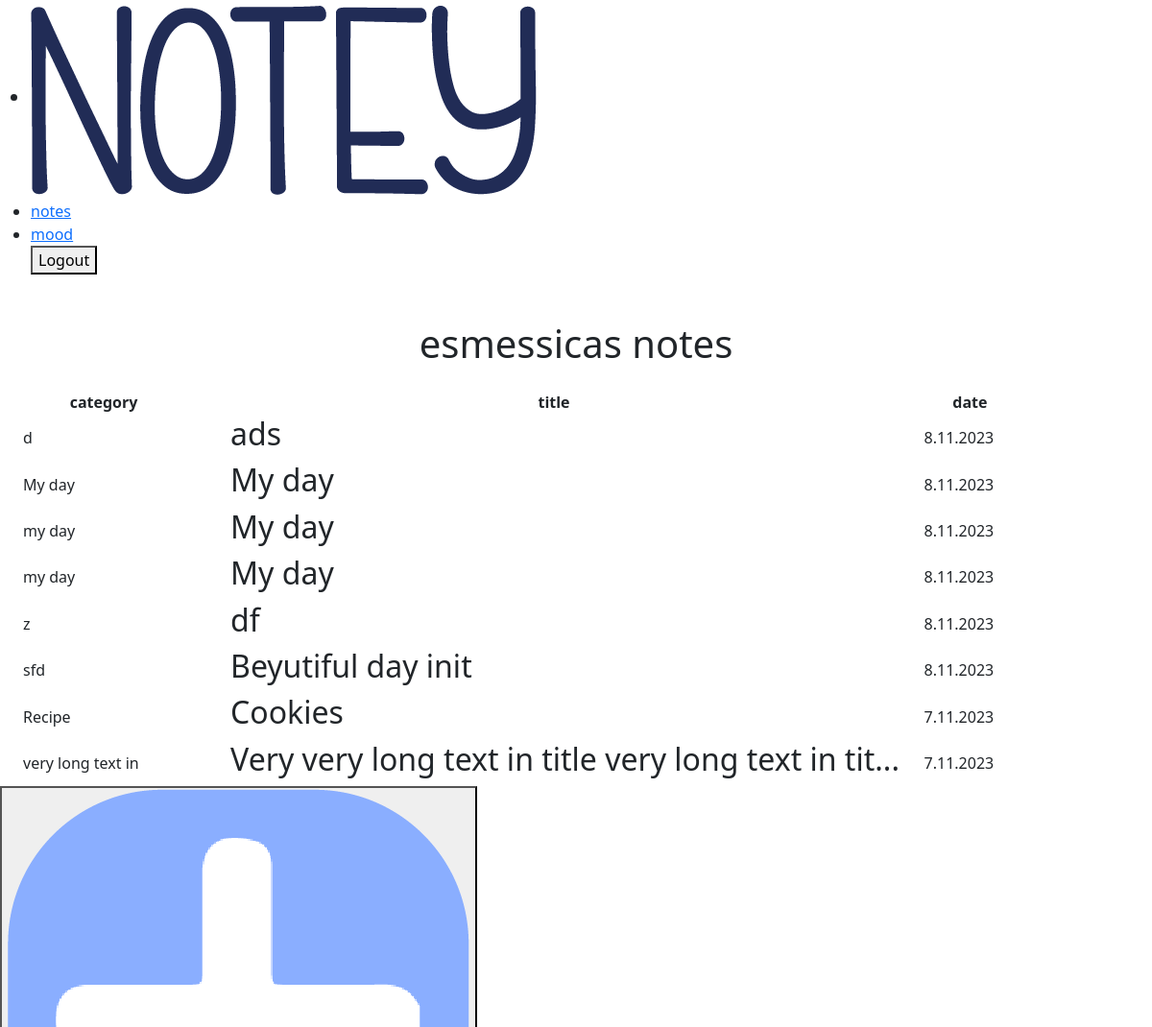
Before: /note/ (signed in, upper part) with the older database file.
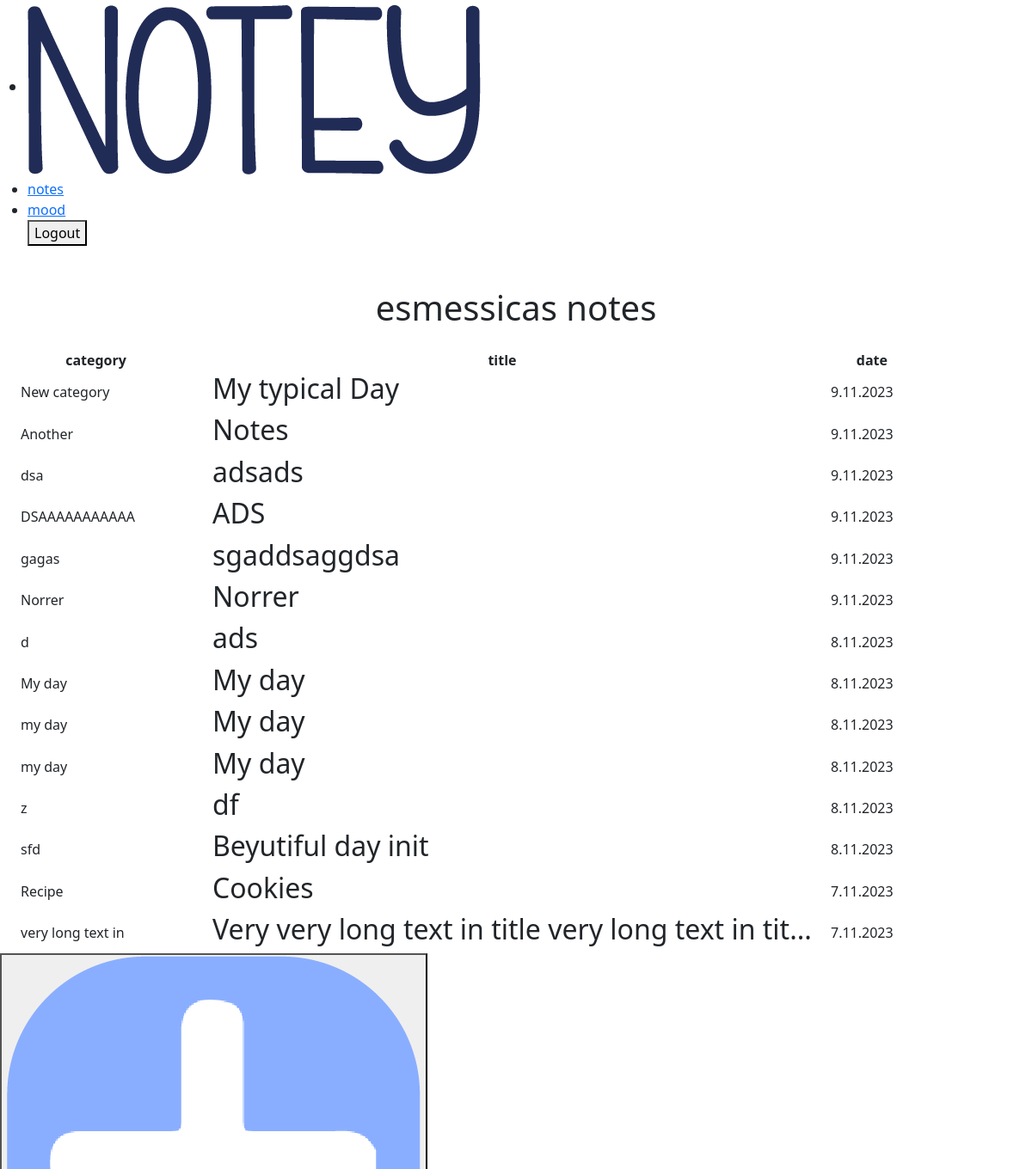
After: the same page with the newer database file.
### notey_app/models.py (models this page shows, shortened)
class Note(models.Model):
    create_date = models.DateTimeField(default=timezone.now)
    category = models.CharField(max_length=100)
    title = models.CharField(max_length=225)
    text = models.TextField(blank=True, null=True)
    author = models.ForeignKey(User, on_delete=models.CASCADE, null=True, blank=True)

### notey_app/views.py (the view)
# urls.py: path('note/', views.NoteListView.as_view(), name='all_notes'),
class NoteListView(LoginRequiredMixin, ListView):
    login_url = 'login/'
    redirect_field_name = 'notey_app/note_detail.html'  # redirect to detail view
    model = Note
    def get_context_data(self, **kwargs):
        context = super().get_context_data(**kwargs)
        user = self.request.user
        user_notes = Note.objects.filter(author=user)
        context['user_has_notes'] = user_notes.exists()
        return context
    def get_queryset(self):
        return Note.objects.filter(author=self.request.user).order_by('-create_date')
    """
    with get query set - set SQL query in model.
    Grab post model.all objects and filter them based on condition.
    """

### notey_app/context_processors.py (called while the page is built)
def mood_context(request):
    mood = None
    if request.user.is_authenticated:
        today_date = date.today()
        mood_record = Mood.objects.filter(author=request.user, mood_date=today_date).first()
        mood = 'mood_advice' if mood_record else 'mood'
    return {'mood': mood}

### notey_app/templates/notey_app/note_list.html (shortened to what this page needs)
{% extends "notey_app/base.html" %}
{% block body_block %}
<div class="color_text patric-font normal-text">
    <h1 class=" text-center mt-5 mb-4"> {{user.username}}s notes </h1>
    <div class="base-container">
        {% if user_has_notes %}
             <table>
                      <thead class="gray-zone text-center container">
                        <tr >
                            <th class="head-table col-md-auto">category</th>
                            <th class="head-table col-8">title</th>
                            <th class="head-table col ">date</th>
                        </tr>
                      </thead>
                    <tbody>
                     {% for n in object_list %}
                         <tr class="clickable-row" data-href="{% url 'notey_app:note_detail' pk=n.pk %}">
                            <td class="ps-4">
                                    {% if n.category|length > 20 %}
                                        {{ n.category|slice:":20"|safe|linebreaksbr  }}...
                                    {% else %}
                                        {{ n.category|safe|linebreaksbr }}
                                    {% endif %}
                             </td>
                             <td class="ps-4">
                                <h2>
                                    {% if n.title|length > 50 %}
                                        {{ n.title|slice:"50"|safe|linebreaksbr  }}...
                                    {% else %}
                                        {{ n.title|safe|linebreaksbr }}
                                    {% endif %}
                                </h2>
                             </td>
                              <td class="text-center pe-4">
                                {{ n.create_date|date:"j.n.Y" }}
                              </td>
                         </tr>
                     </tbody>
                    {% endfor %}
             </table>
        <div>
            <button class="add-small">
                <a href="{% url 'notey_app:create_note' %}">
                    <img class="add-small" src="/static/icons/add-blue.png" alt="add new note">
                </a>
            </button>
        </div>
    </div>
    {% else %}
        <p> You don't have any notes yet! </p>
    {% endif %}
</div>
{% endblock %}

Changed rows visible on the page:
added Note: category "New category", title "My typical Day", create_date "9.11.2023"
added Note: category "Another", title "Notes", create_date "9.11.2023"
added Note: category "dsa", title "adsads", create_date "9.11.2023"
added Note: category "DSAAAAAAAAAAA", title "ADS", create_date "9.11.2023"
added Note: category "gagas", title "sgaddsaggdsa", create_date "9.11.2023"
added Note: category "Norrer", title "Norrer", create_date "9.11.2023"
